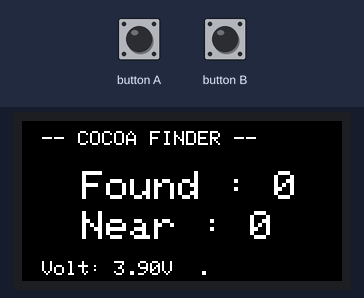
This sketch was run on a simulated ESP32. Shown: 160×80 colour display. Nothing arrives over Bluetooth unless stated; what the sketch prints to the serial monitor is not drawn.

Above: at 5.2 s.
At 7.2 s:
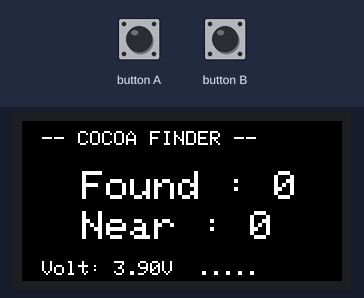

The sketch:

FindCOCOA_by_M5StickC.ino
```cpp
#include <M5StickC.h>
#include <BLEDevice.h>

int scanTime = 5; //In seconds
BLEScan* pBLEScan;

//static int giBattery = 0;
double vbat = 0.0;

// Contact Tracing Bluetooth Specification (Apple/Google)
// https://blog.google/documents/58/Contact_Tracing_-_Bluetooth_Specification_v1.1_RYGZbKW.pdf
const char* uuid = "0000fd6f-0000-1000-8000-00805f9b34fb";
bool found = false;
int deviceNum = 0;
int nearDeviceNum = 0;

class MyAdvertisedDeviceCallbacks: public BLEAdvertisedDeviceCallbacks {
    void onResult(BLEAdvertisedDevice advertisedDevice) {
        if(advertisedDevice.haveServiceUUID()){
            if(strncmp(advertisedDevice.getServiceUUID().toString().c_str(),uuid, 36) == 0){
                int rssi = advertisedDevice.getRSSI();
                Serial.print("  >> ADDR: ");
                Serial.print(advertisedDevice.getAddress().toString().c_str());
                Serial.print(" , ");
                Serial.print("RSSI: ");
                Serial.print(rssi);
                deviceNum++;
                if(rssi > -75){
                    found = true;
                    Serial.print(" >> Near! << ");
                    nearDeviceNum++;
                }
                Serial.println("");
            }
        }
    }
};

void setup() {
    M5.begin(true, false, true);
    M5.Lcd.setRotation( 1 );
    M5.Lcd.fillScreen(BLACK);
//    Serial.begin(115200);
    Serial.println("Scanning...");
    BLEDevice::init("");
    pBLEScan = BLEDevice::getScan(); //create new scan
    pBLEScan->setAdvertisedDeviceCallbacks(new MyAdvertisedDeviceCallbacks());
    pBLEScan->setActiveScan(true); //active scan uses more power, but get results faster
    pBLEScan->setInterval(100);
    pBLEScan->setWindow(99); // less or equal setInterval value

    M5.Lcd.setTextSize(2);
}

void loop(){

    M5.update();

    Serial.println("Loop Start.");
    found = false;
    deviceNum = 0;
    nearDeviceNum = 0;
    BLEScanResults foundDevices = pBLEScan->start(scanTime, false);

    M5.Lcd.fillScreen(BLACK);
    M5.Lcd.setTextColor(WHITE);
    M5.Lcd.setCursor(10, 5);
    M5.Lcd.setTextSize(1);
    M5.Lcd.print("-- COCOA FINDER --");


    M5.Lcd.setTextSize(2);
    M5.Lcd.setCursor(30, 25);
    M5.Lcd.print("Found : ");
    M5.Lcd.println(deviceNum);
    Serial.print(" - FoundDevice : ");
    Serial.println(deviceNum);

    if(nearDeviceNum > 0){
      M5.Lcd.setTextColor(YELLOW);
    }
    M5.Lcd.setCursor(30, 45);
    M5.Lcd.print("Near : ");
    M5.Lcd.println(nearDeviceNum);
    Serial.print(" - NearDevice : ");
    Serial.println(nearDeviceNum);

    pBLEScan->clearResults(); // delete results fromBLEScan buffer to release memory
    Serial.println("Loop End.");

    M5.Lcd.setTextSize(1);
    M5.Lcd.setCursor(10, 70);
    M5.Lcd.setTextColor(WHITE);
    vbat = M5.Axp.GetBatVoltage();
    M5.Lcd.printf("Volt: %.2fV  ", vbat);
    for( int i = 0 ; i < 5 ; i++ ){
      M5.Lcd.print(".");
      delay(500);
      Serial.println(i);
    }

}
```

Measured:
- what the display in image 1 shows lasts 5.5 s, from 7.2 s to 12.7 s
